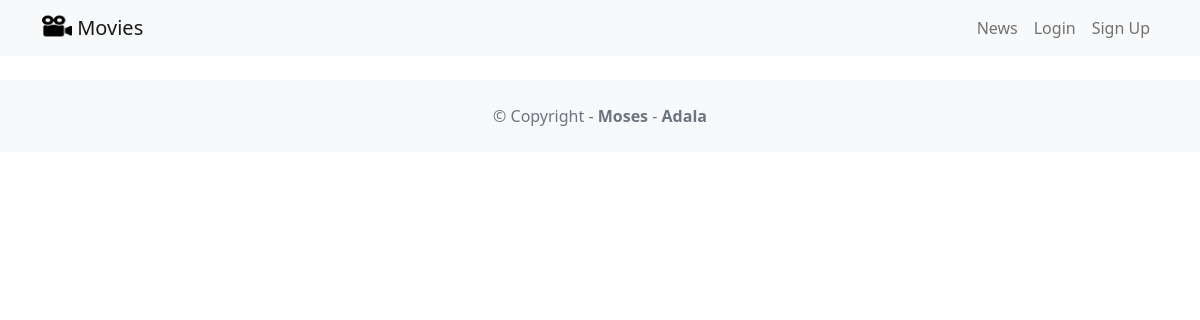
Before: /news/ with the older database file.
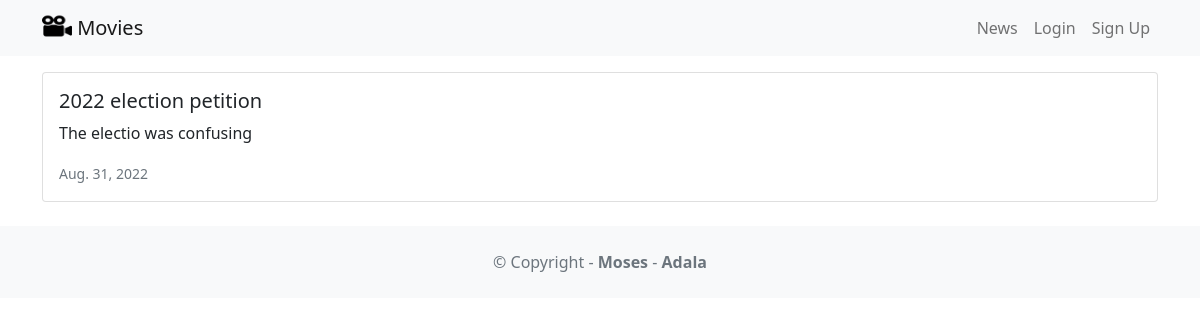
After: the same page with the newer database file.
### news/models.py (models this page shows, shortened)
class News(models.Model):
    headline = models.CharField(max_length=200)
    body = models.TextField()
    date = models.DateField()

### news/views.py (the view)
# urls.py: path('news/', include('news.urls')),
def news(request):
    newss = News.objects.all().order_by('-date')
    return render(request, 'news.html', {'newss': newss})

### news/templates/news.html
{% extends 'base.html' %}
{% block content %}
{% for news in newss %}
<div class="card mb-3">
    <div class="row g-0">
        <div>
            <div class="card-body">
                <h5 class="card-title">{{ news.headline }}</h5>
                <p class="card-text">{{ news.body }}</p>
                <p class="card-text"><small class="text-muted">{{ news.date }}</small></p>
            </div>
        </div>
    </div>
</div>
{% endfor %}
{% endblock content %}

Changed rows visible on the page:
added News: headline "2022 election petition", body "The electio was confusing", date "Aug. 31, 2022"
